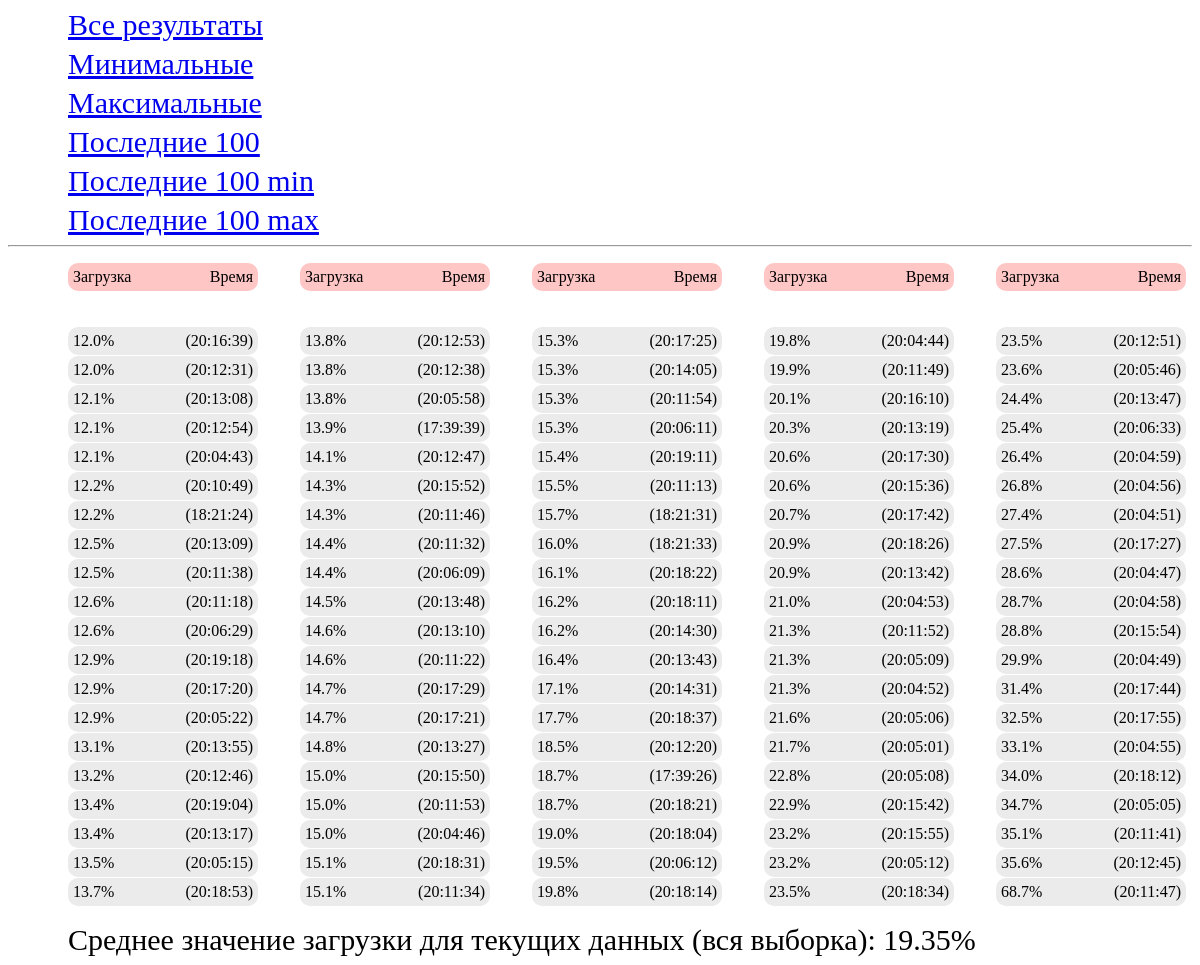
The page /results_last_100_max on the database as committed earlier.
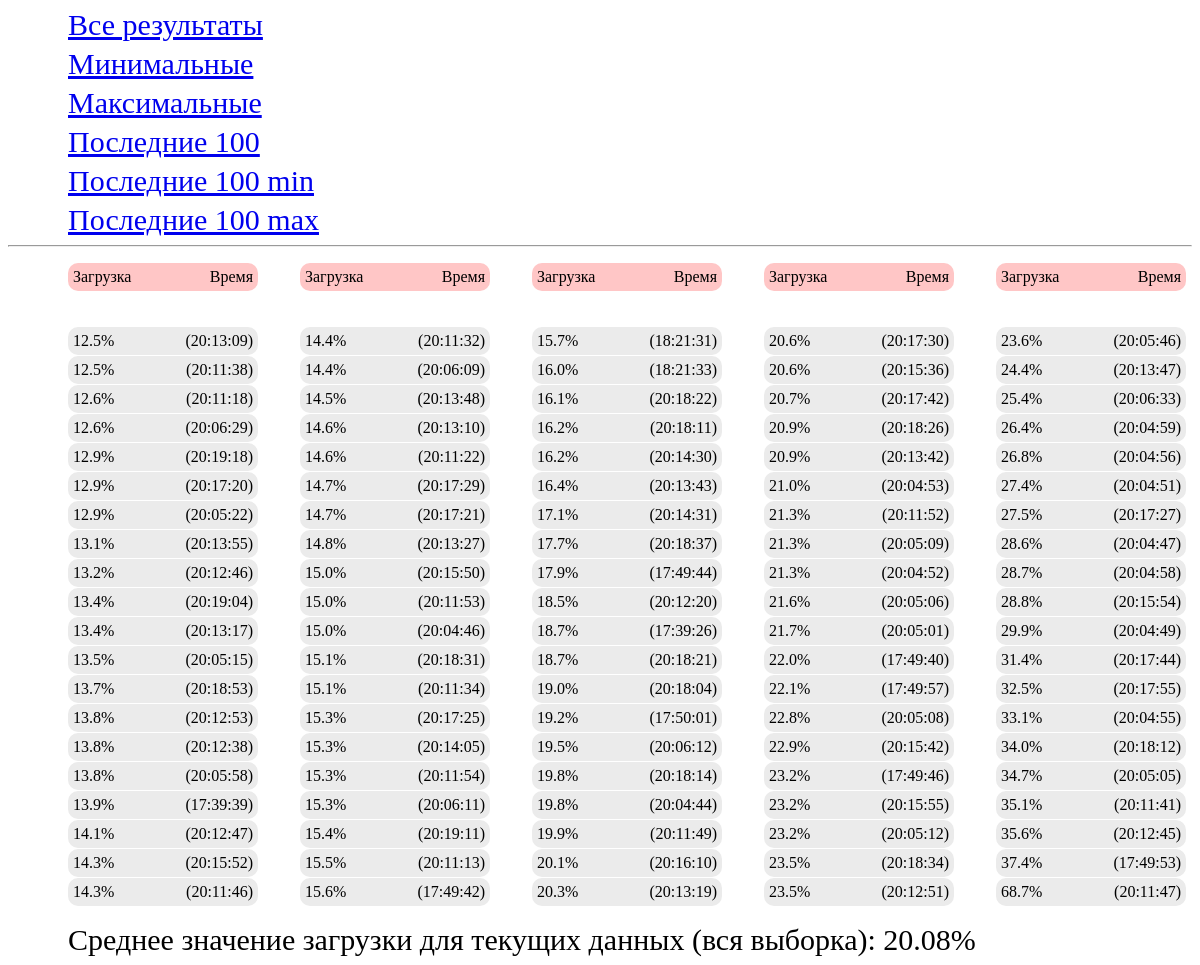
The same page on the database as committed later.
### server/models.py (models this page shows)
class CPU(models.Model):
    number = models.FloatField(unique=False)
    time_create = models.DateTimeField(auto_now_add=True, verbose_name='Время создания')

### server/views.py (the view)
# urls.py: path('results_last_100_max', Last100ResultsMax.as_view(), name='last100max'),
class Last100ResultsMax(ServerMixin, ListView):
    model = CPU
    template_name = 'server.html'
    context_object_name = 'cpus'
    def get_context_data(self, **kwargs):
        context = super().get_context_data(**kwargs)
        context = self.add_range(context)
        context = self.show_avg('Last100ResultsMax', context)
        return context
    def get_queryset(self, **kwargs):
        return CPU.objects.all().order_by('-number')[:100][::-1]

### server/utils.py (called while the page is built)
    def add_range(self, context):
        gen = range(5)
        context['gen'] = gen
        context['menu'] = menu
        return context

    def show_avg(self, results_for, context):
        if results_for == 'Result_all':
            results = CPU.objects.all()
        elif results_for == 'Last100Results':
            results = CPU.objects.all().order_by('-pk')[:100][::-1]
        elif results_for == 'Last100ResultsMin':
            results = CPU.objects.all().order_by('number')[:100][::-1]
        elif results_for == 'Last100ResultsMax':
            results = CPU.objects.all().order_by('-number')[:100][::-1]
        counter = 0
        overall_number = 0
        for el in results:
            overall_number += el.number
            counter += 1
        avg = round((overall_number / counter), 2)
        context['avg'] = avg
        return context

### server/templates/server.html
{% extends 'base.html' %}
{% block content %}
<div class="head">
	{% for k, v in menu.items %}
	<a href="{{v}}"><p>{{k}}</p></a>
	{% endfor %}
</div>
<hr>
<ul class="list">
	{% for i in gen %}
		<li>
			<div class="specs-container-main">
				<div class="specs">Загрузка</div>
				<div class="specs"> Время</div>
			</div>
		</li>
	{% endfor %}
</ul>
<ul class="list">
	{% for cpu in cpus %}
	<li>
		<div class="specs-container">
			<div class="specs">{{cpu.number}}%</div>
			<div class="specs"> ({{ cpu.time_create|date:"H:i:s" }})</div>
		</div>
	</li>
	{% endfor %}
</ul>
<div class="head">
	<p>Среднее значение загрузки для текущих данных (вся выборка): {{avg}}%</p>
</div>
{% endblock %}

Rows that differ between the two databases and show on the page:
no longer on this page (row unchanged): CPU: number "12.0", time_create "20:16:39"
no longer on this page (row unchanged): CPU: number "12.0", time_create "20:12:31"
no longer on this page (row unchanged): CPU: number "12.1", time_create "20:13:08"
no longer on this page (row unchanged): CPU: number "12.1", time_create "20:12:54"
no longer on this page (row unchanged): CPU: number "12.1", time_create "20:04:43"
no longer on this page (row unchanged): CPU: number "12.2", time_create "20:10:49"
no longer on this page (row unchanged): CPU: number "12.2", time_create "18:21:24"
added CPU: number "15.6", time_create "17:49:42"
added CPU: number "17.9", time_create "17:49:44"
added CPU: number "19.2", time_create "17:50:01"
added CPU: number "22.0", time_create "17:49:40"
added CPU: number "22.1", time_create "17:49:57"
added CPU: number "23.2", time_create "17:49:46"
added CPU: number "37.4", time_create "17:49:53"
Other text that changed with them:
{{ avg }}: "19.35" → "20.08"
